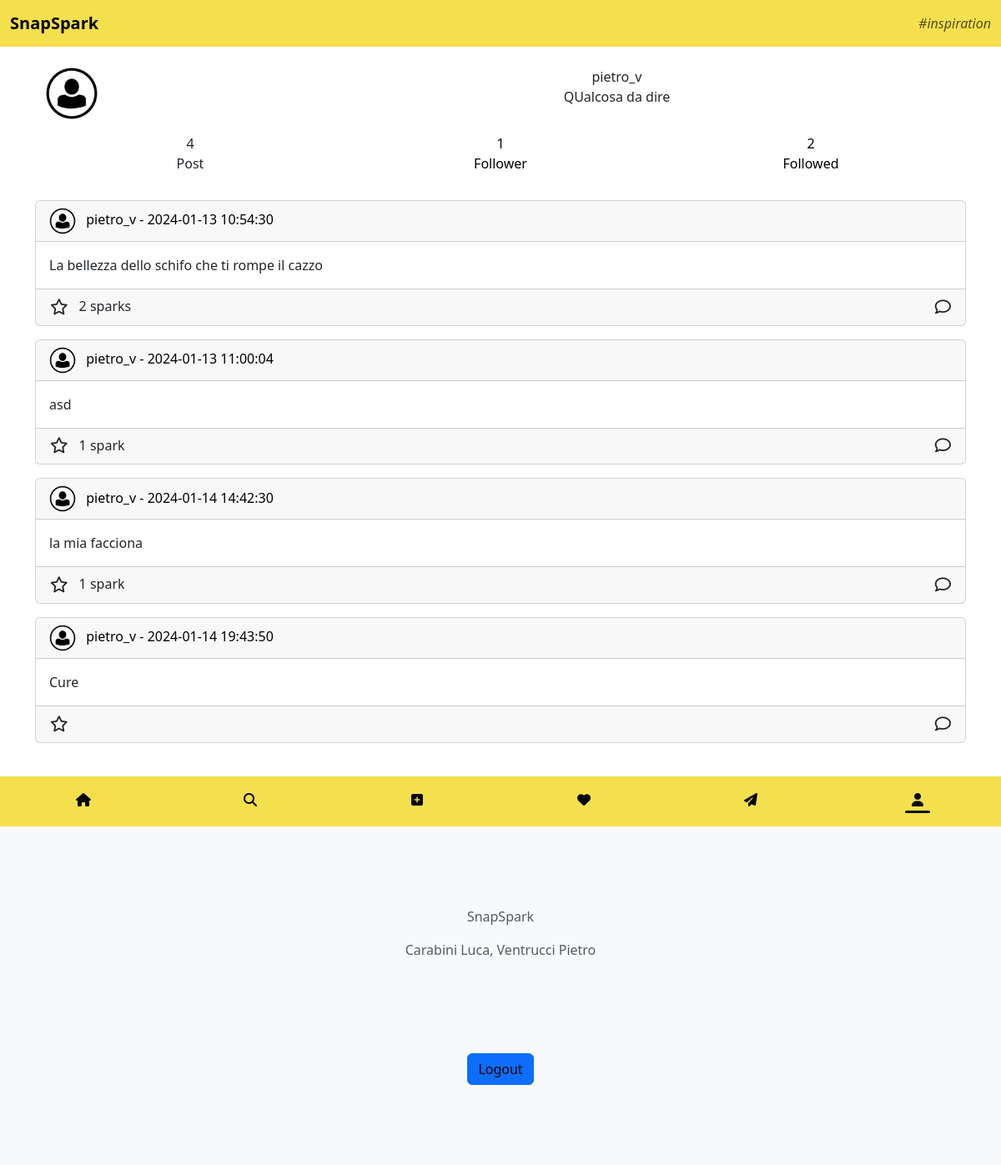
The app's page /user.php (signed in) with its own data.
### tables this page shows
CREATE TABLE `hashtags` (
  `nome` char(20) NOT NULL,
  `descrizione` varchar(100) NOT NULL,
  `nome_social` char(15) NOT NULL
);

CREATE TABLE `posts` (
  `username` char(30) NOT NULL,
  `file` char(50) NOT NULL,
  `id` int(11) NOT NULL,
  `descrizione` varchar(100) NOT NULL,
  `data` datetime NOT NULL,
  `spark` int(11) NOT NULL
);

### user.php (called while the page is built, shortened)
<?php
require_once "bootstrap.php";
$templateParams["titolo"] = "SnapSpark - Profile";
$templateParams["hashtag"] = $dbh->getDailyHashtag();
$templateParams["nome"] = "user-profile.php";
if (isset($_GET['username'])) {
    $username = $_GET['username'];
} else {
    $username = $_SESSION['username'];
}
$templateParams["posts"] = $dbh->getPostsByAuthor($username);
$templateParams["follower"] = $dbh->getFollower($username);
$templateParams["followed"] = $dbh->getFollowed($username);
$templateParams["bio"] = $dbh->getUserBio($username);
$templateParams["username"] = $username;
$templateParams["showNavBar"] = true;
require_once "template/base.php";

### db/database.php (called while the page is built, shortened)
<?php
final class DatabaseHelper {
    private $db;
    public function __construct($serverName, $userName, $password, $dbName, $port) {
        $this->db = new mysqli($serverName, $userName, $password, $dbName, $port);
        $this->db->set_charset("utf8mb4");
    }
    public function getPostsByAuthor($username) {
        $query = "SELECT username, file, id, descrizione, data, spark
                  FROM posts
                  WHERE username=?";
        $stmt = $this->db->prepare($query);
        $stmt->bind_param("s", $username);
        $stmt->execute();
        $result = $stmt->get_result();
        return $result->fetch_all(MYSQLI_ASSOC);
    }
    public function getFollower($username) {
        $query = "SELECT follower as username
                  FROM follow
                  WHERE user=?";
        $stmt = $this->db->prepare($query);
        $stmt->bind_param("s", $username);
        $stmt->execute();
        $result = $stmt->get_result();
        return $result->fetch_all(MYSQLI_ASSOC);
    }
    public function getFollowed($username) {
        $query = "SELECT user as username
                  FROM follow
                  WHERE follower=?";
        $stmt = $this->db->prepare($query);
        $stmt->bind_param("s", $username);
        $stmt->execute();
        $result = $stmt->get_result();
        return $result->fetch_all(MYSQLI_ASSOC);
    }
    public function getUserBio($username) {
        $query = "SELECT biografia
                  FROM utenti
                  WHERE username=?";
        $stmt = $this->db->prepare($query);
        $stmt->bind_param("s", $username);
        $stmt->execute();
        $result = $stmt->get_result();
        return $result->fetch_all(MYSQLI_ASSOC)[0]["biografia"];
    }
    public function getDailyHashtag() {
        $query = "SELECT nome, descrizione
                  FROM hashtags
                  ORDER BY RAND(CURDATE() * CURDATE())
                  LIMIT 1";
        $stmt = $this->db->prepare($query);
        $stmt->execute();
        return $stmt->get_result()->fetch_all(MYSQLI_ASSOC)[0];
    }
}

### bootstrap.php (called while the page is built, shortened)
<?php
require_once "db/database.php";
require_once "utils/functions.php";
$dbh = new DatabaseHelper("localhost", "root", "", "SnapSpark", 3306);

### utils/functions.php (called while the page is built, shortened)
<?php
function addQuotes($text) {
    return "'" . addslashes($text) . "'";
}

### template/lista-post.php (the view, shortened to what this page needs)
<?php foreach ($templateParams["posts"] as $post) : ?>
    <article class="card mb-3">
        <header class="card-header">
            <a target="_self" href="user.php?username=<?php echo $post["username"]; ?>">
                <img alt="" class="me-2" id="avatar" src="<?php echo AVATAR_FOLDER . 'avatar.png'; ?>">
                <?php echo $post["username"]; ?> - <?php echo $post["data"] ?>
            </a>
        </header>
        <div class="card-body">
            <p class="card-text">
                <?php echo $post["descrizione"]; ?>
            </p>
        </div>
        <footer class="card-footer">
            <div class="row">
                <div class="col-10 text-start">
                    <div class="row">
                        <div class="col-auto">
                            <button type="button" class="btn p-0" onclick="likePost(<?php echo  addQuotes($post['username']); ?>, <?php echo $post['id']; ?>)">
                                <span aria-hidden="true" user="<?php echo $post['username']; ?>" post_id="<?php echo $post['id']; ?>" id="post-star-<?php echo $post['username'] . '-' . $post['id']; ?>" class="fa-regular fa-star"></span>
                            </button>
                        </div>
                        <div id="sparks-num-<?php echo $post['username'] . '-' . $post['id']; ?>" class="col-auto ps-0">
                            <?php if ($post["spark"] > 0) : ?>
                                <p id="sparks-<?php echo $post['username'] . '-' . $post['id']; ?>" class="card-text mx-auto text-start">
                                    <?php echo $post["spark"]; ?> <?php echo ($post["spark"] == 1) ? "spark" : "sparks"; ?>
                                </p>
                            <?php endif; ?>
                        </div>
                    </div>
                </div>
                <div class="col-2 text-end">
                    <button id="tr" type="button" class="btn p-0" onclick="getComments(<?php echo  addQuotes($post['username']); ?>, <?php echo $post['id']; ?>)">
                        <span aria-hidden="true" class="fa-regular fa-comment" data-bs-toggle="modal" data-bs-target="#postModal" data-bs-username="<?php echo  addQuotes($post['username']); ?>" data-bs-id="<?php echo $post['id']; ?>">
                        </span>
                    </button>
                </div>
            </div>
        </footer>
    </article>
<?php endforeach; ?>

### template/base.php (shortened to what this page needs)
<!DOCTYPE html>
<html lang="en">
<head>
    <link href="css/style.css" type="text/css" rel="stylesheet" />
    <link href="https://cdn.jsdelivr.net/npm/bootstrap@5.3.2/dist/css/bootstrap.min.css" rel="stylesheet">
</head>
<body class="d-flex flex-column min-vh-100">
    <nav class="navbar bd-navbar sticky-top bg-main-color" aria-label="user-navbar">
        <div class="container-fluid">
            <a class="navbar-brand fw-bold" href="index.php">SnapSpark</a>
            <?php if ($_SESSION["username"] != null) : ?>
                <em class="navbar-text" data-bs-toggle="tooltip" data-bs-title="<?php echo $templateParams["hashtag"]["descrizione"] ?>">
                    <?php echo  "#" . $templateParams["hashtag"]["nome"] ?>
                </em>
            <?php endif; ?>
        </div>
    </nav>
    <div class="container-xl bd-gutter mt-3 mb-3 my-md-4 bd-layout">
        <main>
            <?php if (isset($templateParams["nome"])) : ?>
                <?php require($templateParams["nome"]); ?>
            <?php endif; ?>
        </main>
    </div>
    <?php if ($templateParams["showNavBar"]) {
        require("nav-bar.php");
    }
    ?>
    <footer class="bd-footer mt-auto py-4 py-md-5 bg-body-tertiary">
        <div class="container py-4 py-md-5 px-4 px-md-3 text-body-secondary">
            <p>SnapSpark</p>
            <p>Carabini Luca, Ventrucci Pietro</p>
        </div>
        <?php if ($_SESSION["username"] != null) : ?>
            <div class="container py-4 py-md-5 px-4 px-md-3 d-flex justify-content-center">
                <a class="btn btn-primary" href="login.php" role="button">Logout</a>
            </div>
        <?php endif; ?>
    </footer>
</body>
</html>

### css/style.css (style rules this page uses)
body { background-color: #070707; }
.bg-main-color { background-color: #F4E04D; }
.card img#avatar { max-height: 2rem; }
article footer span { font-size: larger; }
footer p { text-align: center; }
a:link, a:visited { text-decoration: none; color: black; }

### records on screen
hashtags: nome "inspiration"
posts: username "pietro_v", data "2024-01-13 10:54:30", descrizione "La bellezza dello schifo che ti rompe il cazzo", spark "2", shows "sparks"
posts: username "pietro_v", data "2024-01-13 11:00:04", descrizione "asd", spark "1"
posts: username "pietro_v", data "2024-01-14 14:42:30", descrizione "la mia facciona", spark "1"
posts: username "pietro_v", data "2024-01-14 19:43:50", descrizione "Cure"

### other values on screen
$templateParams["username"] "pietro_v"
$templateParams['bio'] "QUalcosa da dire"
count($templateParams["posts"]) "4"
count($templateParams["follower"]) "1"
count($templateParams["followed"]) "2"
